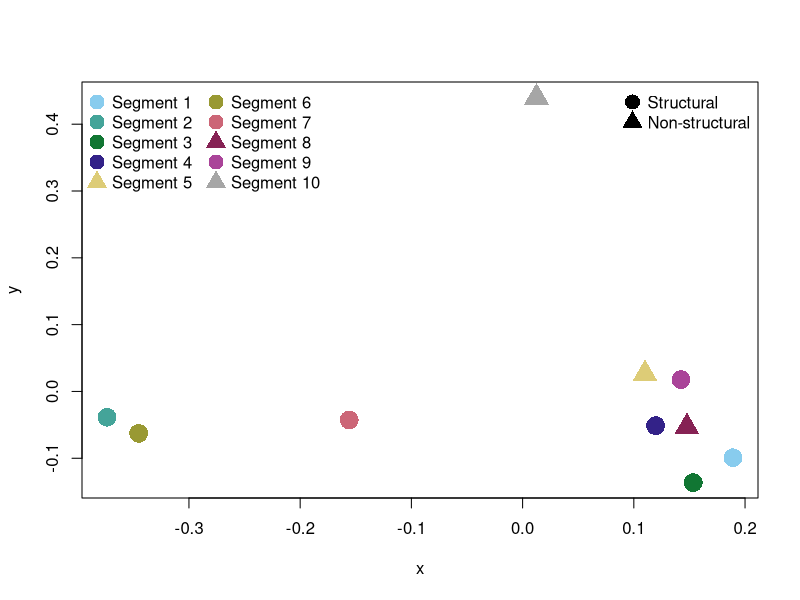

This figure's R source:
# TD Aim 2 BTV Americas Cost Affinity Matrix MDS Plots
## Originally Made by TD 07.09.25
## Edited for final version on 10.14.25
#######################################################

#Load Required Libraries
library(cluster)
library(stringr)
library(viridis)
library(ape)
# library(treespace)
library(tidyverse)
library(ggplot2)
library(writexl)

#######################################################

# CLUSTER SUPPORT COST
#######################################################
# code ran in terminal
# cluster_matrix --average BTV_Americas_s1_aln_midpoint_root_nexus.tre BTV_Americas_s2_aln_midpoint_root_nexus.tre BTV_Americas_s3_aln_midpoint_root_nexus.tre BTV_Americas_s4_aln_midpoint_root_nexus.tre BTV_Americas_s5_aln_midpoint_root_nexus.tre BTV_Americas_s6_aln_midpoint_root_nexus.tre BTV_Americas_s7_aln_midpoint_root_nexus.tre BTV_Americas_s8_aln_midpoint_root_nexus.tre BTV_Americas_s9_aln_midpoint_root_nexus.tre BTV_Americas_s10_aln_midpoint_root_nexus.tre BTV_Americas_cluster_support_matrix_062526.png --cost cluster_support --csv_output BTV_Americas_cluster_support_matrix_062526.csv
####################################################### 


# SYMMETRICAL MATRIX
#######################################################
# read in data and turn it into a matrix. 
segment_data <- read.csv("BTV_Americas_cluster_support_matrix_062526_CLEAN.csv", 
                         row.names = 1, check.names = FALSE)
segment_matrix <- as.matrix(segment_data)

# get the averages to create a symmetrical matrix
segment_matrix_symmetrical <- ((segment_matrix + t(segment_matrix))/2)

# perform MDS analysis
mds.out <- cmdscale(segment_matrix_symmetrical)
save(mds.out,segment_matrix_symmetrical,file="MDS_objects.RData")

# turn mds.upper.out into a data frame
mds.out <- as.data.frame(mds.out)

# make segment number an additional row
mds.out$Segment <- rownames(mds.out)

# define mapping to unique segments
segment_levels <- unique(mds.out$Segment)

# include colors for all 10 segments
my_colors <- c("#88CCEE", "#44A499", "#117633", "#332288", "#DDCC77",
               "#999933", "#CC6677", "#862254", "#AA4499", "#A6A6A6")

# define which segment numbers get shape 16 and which get 17
shape_16_segments <- c(1, 2, 3, 4, 6, 7, 9)
shape_17_segments <- setdiff(1:10, shape_16_segments)

# function to get shape by segment name
get_shape <- function(segment_name) {
  # Extract the segment number from the name, e.g. "Segment 3" -> 3
  seg_num <- as.integer(sub("Segment ", "", segment_name))
  if (seg_num %in% shape_16_segments) {
    return(16)
  } else if (seg_num %in% shape_17_segments) {
    return(17)
  } else {
    return(16)  # default shape if not matched
  }
}

# apply shape function to all segments in data
shape_map <- sapply(segment_levels, get_shape)
names(shape_map) <- segment_levels

# create named lookup vectors
color_map <- setNames(my_colors, segment_levels)

# plot MDS data (based off code from Sean C.)
# if (save.plot) pdf("./mds_plot_upper.pdf")
cols <- plasma(10)
n.samples <- nrow(mds.out)/10
plot(mds.out[,1], mds.out[,2],
     xlab = "x", ylab = "y",
     col = color_map[mds.out$Segment],
     pch = shape_map[mds.out$Segment],
     cex = 2.5)
legend("topleft",
       legend = segment_levels,
       col = color_map[segment_levels],
       pch = shape_map[segment_levels],
       pt.cex = 2,
       bty = "n",
       ncol=2)
legend("topright",
       legend = c("Structural", "Non-structural"),
       pch = c(16, 17),
       pt.cex = 2,
       bty = "n")

# SAVED AS PNG IMAGE WITH THE FOLLOWING: WIDTH = 628, HEIGHT = 532 # 

####################################################### END SYMMETRICAL MATRIX
